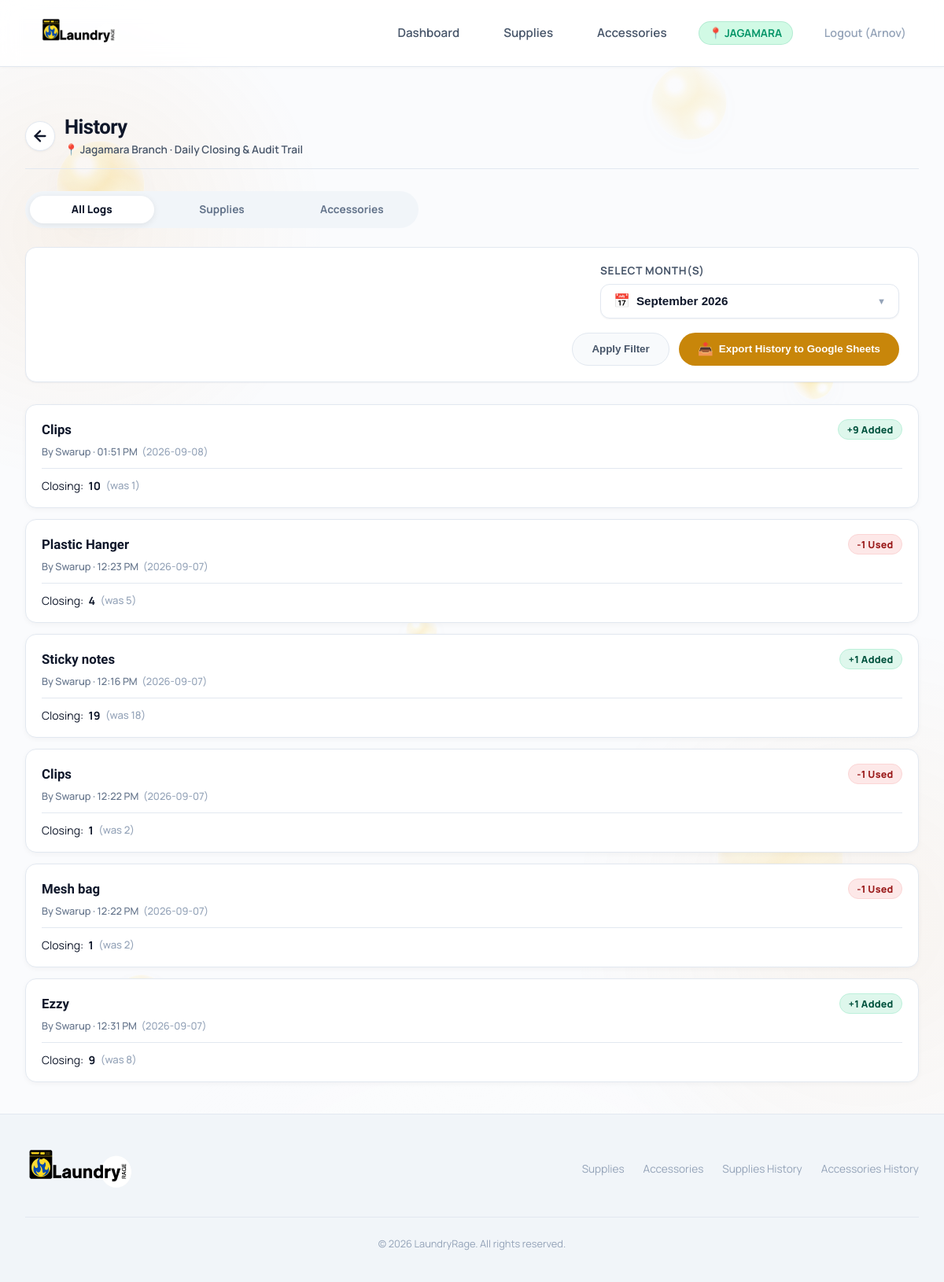
Screenshot of /history/laundry-supplies/?category=all (signed in) with the database file from the repository.
### inventory/models.py (models this page shows, shortened)
class Branch(models.Model):
    branch_code = models.CharField(max_length=50, unique=True)
    branch_name = models.CharField(max_length=255)
    google_sheet_id = models.CharField(max_length=255, null=True, blank=True)
    active = models.BooleanField(default=True)
    created_at = models.DateTimeField(auto_now_add=True)
    updated_at = models.DateTimeField(auto_now=True)
    class Meta:
        verbose_name_plural = "Branches"

class Product(models.Model):
    CATEGORY_CHOICES = [
        ('Laundry Supplies', 'Laundry Supplies'),
        ('Accessories', 'Accessories'),
    ]
    name = models.CharField(max_length=255)
    category = models.CharField(max_length=50, choices=CATEGORY_CHOICES)
    unit = models.CharField(max_length=50, help_text="e.g., L, bottles, pcs")
    cost = models.DecimalField(max_digits=10, decimal_places=2, null=True, blank=True)
    supplier = models.CharField(max_length=255)
    product_size = models.CharField(max_length=50, blank=True, default='', help_text="e.g., 750 ml, 1 L, 500 g")
    image = models.ImageField(upload_to='products/', blank=True, null=True, verbose_name='Product Image')
    is_active = models.BooleanField(default=True, help_text="Soft-deletion state")

class DailyInventory(models.Model):
    branch = models.ForeignKey(Branch, on_delete=models.CASCADE, related_name='daily_inventories', null=True, blank=True)
    product = models.ForeignKey(Product, on_delete=models.CASCADE, related_name='daily_inventories')
    date = models.DateField()
    base_stock = models.DecimalField(max_digits=10, decimal_places=2, default=Decimal('0.00'))
    closing_stock = models.DecimalField(max_digits=10, decimal_places=2, default=Decimal('0.00'))
    created_at = models.DateTimeField(auto_now_add=True)
    updated_at = models.DateTimeField(auto_now=True)
    class Meta:
        unique_together = ('branch', 'product', 'date')
        verbose_name_plural = "Daily Inventories"
    @property
    def remaining_percentage(self):
        if self.base_stock <= 0:
            return None
        return (self.closing_stock / self.base_stock) * 100

class StockHistory(models.Model):
    CHANGE_TYPE_CHOICES = [
        ('ADD', 'ADD'),
        ('USE', 'USE'),
        ('SET_BASE', 'SET_BASE'),
    ]
    branch = models.ForeignKey(Branch, on_delete=models.CASCADE, related_name='stock_history', null=True, blank=True)
    product = models.ForeignKey(Product, on_delete=models.CASCADE, related_name='stock_history')
    user = models.ForeignKey(User, on_delete=models.SET_NULL, null=True, blank=True, related_name='stock_history')
    change_type = models.CharField(max_length=10, choices=CHANGE_TYPE_CHOICES)
    quantity = models.DecimalField(max_digits=10, decimal_places=2)
    previous_quantity = models.DecimalField(max_digits=10, decimal_places=2)
    new_quantity = models.DecimalField(max_digits=10, decimal_places=2)
    notes = models.TextField(null=True, blank=True)
    created_at = models.DateTimeField(default=timezone.now)
    base_stock = models.DecimalField(max_digits=10, decimal_places=2, null=True, blank=True)
    remaining_percentage = models.DecimalField(max_digits=10, decimal_places=2, null=True, blank=True)
    opening_stock = models.DecimalField(max_digits=10, decimal_places=2, default=Decimal('0.00'))
    added_quantity = models.DecimalField(max_digits=10, decimal_places=2, default=Decimal('0.00'))
    removed_quantity = models.DecimalField(max_digits=10, decimal_places=2, default=Decimal('0.00'))
    closing_stock = models.DecimalField(max_digits=10, decimal_places=2, default=Decimal('0.00'))
    transaction_type = models.CharField(max_length=20, default='EDIT')

### inventory/views.py (the view)
# urls.py: path('history/laundry-supplies/', views.supplies_history_view, name='history_laundry_supplies'),
def supplies_history_view(request):
    return _history_view(
        request,
        category='Laundry Supplies',
        export_category='supplies',
        title='History of Laundry Supplies',
        template_name='history/laundry_supplies.html',
        is_supplies=True,
    )

### inventory/context_processors.py (called while the page is built)
def branch_context(request):
    from .models import Branch
    return {
        'all_branches': Branch.objects.filter(active=True)
    }

### templates/history/laundry_supplies.html (shortened to what this page needs)
{% extends 'base.html' %}
{% block content %}
<div class="category-page-header history-page-header">
    <div class="category-header-main">
        <a href="{% url 'inventory:dashboard' %}" class="category-back-btn" aria-label="Back to Dashboard">
            <svg width="22" height="22" viewBox="0 0 24 24" fill="none" stroke="currentColor" stroke-width="2.5" stroke-linecap="round" stroke-linejoin="round">
                <line x1="19" y1="12" x2="5" y2="12"></line>
                <polyline points="12 19 5 12 12 5"></polyline>
            </svg>
        </a>
        <div>
            <h1 class="category-page-title">History</h1>
            <div class="category-branch-sub">
                📍 {{ request.current_branch.branch_name }} Branch · Daily Closing & Audit Trail
            </div>
        </div>
    </div>
</div>
<div class="history-tabs-container">
    <a href="{% url 'inventory:history_laundry_supplies' %}?category=all{% for m in selected_months %}&months={{ m }}{% endfor %}" class="history-tab-btn {% if active_cat_tab == 'all' %}active{% endif %}" id="tab-all-logs">
        All Logs
    </a>
    <a href="{% url 'inventory:history_laundry_supplies' %}?category=supplies{% for m in selected_months %}&months={{ m }}{% endfor %}" class="history-tab-btn {% if active_cat_tab == 'supplies' %}active{% endif %}" id="tab-supplies-logs">
        Supplies
    </a>
    <a href="{% url 'inventory:history_laundry_accessories' %}?category=accessories" class="history-tab-btn " id="tab-accessories-logs">
        Accessories
    </a>
</div>
<div class="history-filter-card" style="background-color: var(--surface-card); border: 1px solid var(--border-color); border-radius: 14px; padding: 1.25rem 1.5rem; margin-bottom: 1.75rem; box-shadow: var(--shadow-sm);">
    <form method="get" action="" class="history-filter-form" style="display: flex; flex-direction: column; gap: 1.15rem;">
        <div class="form-group month-dropdown-container" id="month-dropdown-container" style="margin-bottom: 0;">
            <label style="display: block; font-size: 0.85rem; font-weight: 700; color: var(--text-secondary); margin-bottom: 0.5rem; text-transform: uppercase; letter-spacing: 0.05em;">
                Select Month(s)
            </label>
            <button type="button" class="month-dropdown-trigger" id="month-dropdown-trigger" aria-haspopup="listbox" aria-expanded="false">
                <span style="display: flex; align-items: center; gap: 0.5rem; overflow: hidden; text-overflow: ellipsis; white-space: nowrap;">
                    <span style="font-size: 1.05rem;">📅</span>
                    <span id="month-dropdown-label">Select Month(s)</span>
                </span>
                <span class="month-dropdown-arrow">▼</span>
            </button>
        </div>
        <div style="display: flex; flex-wrap: wrap; gap: 0.75rem; align-items: center;">
            <button type="submit" class="btn-secondary" style="height: 2.6rem; display: inline-flex; align-items: center; justify-content: center; padding: 0 1.5rem; border-radius: var(--radius-pill); font-weight: 700; cursor: pointer; border: 1px solid var(--border-color); background: #F8FAFC;">
                Apply Filter
            </button>
            <button type="submit" name="export" value="google_sheets" id="btn-export-history" class="btn-primary" style="height: 2.6rem; display: inline-flex; align-items: center; justify-content: center; gap: 0.45rem; padding: 0 1.5rem; border-radius: var(--radius-pill); font-weight: 700; cursor: pointer; border: none; background: var(--accent-gold); color: #fff;">
                <span class="export-icon" style="font-size: 1rem; line-height: 1;">📤</span>
                <span class="export-text">Export History to Google Sheets</span>
            </button>
        </div>
    </form>
</div>
<div class="history-cards-container">
    {% if rows %}
        {% for row in rows %}
        <div class="history-item-card" data-product-id="{{ row.product.id }}">
            <div class="history-card-header">
                <a href="{% url 'inventory:product_history_detail' row.product.id %}?date={{ row.date|date:'Y-m-d' }}" class="history-card-product-name">
                    {{ row.product.name }}
                </a>
                <span class="stock-movement-badge {{ row.movement_class }}">
                    {{ row.movement_label }}
                </span>
            </div>
            <div class="history-card-meta">
                {{ row.user_name }} · {{ row.time_str }}
                <span class="history-meta-date">({{ row.date|date:"Y-m-d" }})</span>
            </div>
            <div class="history-card-divider"></div>
            <div class="history-card-closing">
                Closing: <strong>{{ row.closing_stock|floatformat:"0" }}</strong>
                <span class="history-card-was">(was {{ row.was_stock|floatformat:"0" }})</span>
            </div>
        </div>
        {% endfor %}
    {% endif %}
</div>
{% endblock %}

### templates/components/navbar.html (shortened to what this page needs)
{% load static %}
<header class="desktop-header">
    <nav class="navbar">
        <a href="{% url 'inventory:dashboard' %}" class="logo" id="logo-brand">
            <img src="{% static 'images/logo.png' %}" alt="LaundryRage" onerror="this.src='{% static 'images/andriod.jpg' %}';">
        </a>
        <ul class="nav-links" id="nav-links-menu">
            <li>
                <a href="{% url 'inventory:dashboard' %}" id="nav-dashboard" class="nav-link-item {% if request.resolver_match.url_name == 'dashboard' %}active{% endif %}">
                    Dashboard
                </a>
            </li>
            <li>
                <a href="{% url 'inventory:laundry_supplies' %}" id="nav-supplies" class="nav-link-item {% if request.resolver_match.url_name == 'laundry_supplies' %}active{% endif %}">
                    Supplies
                </a>
            </li>
            <li>
                <a href="{% url 'inventory:laundry_accessories' %}" id="nav-accessories" class="nav-link-item {% if request.resolver_match.url_name == 'laundry_accessories' %}active{% endif %}">
                    Accessories
                </a>
            </li>
            {% if request.user.is_authenticated %}
                <li style="display: flex; align-items: center; gap: 0.5rem;">
                    {% if request.user.is_superuser or request.user.is_staff %}
                        <span style="font-size: 0.85rem; font-weight: 700; color: var(--text-secondary); text-transform: uppercase;">Branch:</span>
                        <select onchange="window.location.href='{% url 'inventory:switch_branch' %}?branch_id=' + this.value"
                                class="branch-select-navbar">
                            <option value="all" {% if not request.session.selected_branch_id %}selected{% endif %}>All Branches</option>
                            {% for b in all_branches %}
                                <option value="{{ b.id }}" {% if request.session.selected_branch_id == b.id %}selected{% endif %}>{{ b.branch_name }}</option>
                            {% endfor %}
                        </select>
                    {% else %}
                        <span class="status-badge status-green" style="font-size: 0.85rem; padding: 0.3rem 0.8rem; font-weight: 700;">
                            📍 {{ request.current_branch.branch_name }}
                        </span>
                    {% endif %}
                </li>
                <li>
                    <a href="{% url 'inventory:logout' %}" class="nav-link-item" style="color: var(--text-muted); font-size: 0.9rem; font-weight: 600; text-decoration: none; transition: color 0.3s ease;"
                       onmouseover="this.style.color='var(--accent-red)';" onmouseout="this.style.color='var(--text-muted)';">
                        Logout ({{ request.user.username }})
                    </a>
                </li>
            {% else %}
                <li>
                    <a href="{% url 'inventory:login' %}" class="nav-link-item" style="color: var(--accent-blue); font-size: 0.9rem; font-weight: 600; text-decoration: none;">
                        Login
                    </a>
                </li>
            {% endif %}
        </ul>
    </nav>
</header>

### rows the page displays
Branch: current_branch.branch_name "JAGAMARA", current_branch.branch_name "Jagamara"
Product: product.name "Clips", movement_label "+9 Added", user_name "By Swarup", time_str "01:51 PM", date "2026-09-08", closing_stock "10", was_stock "1", movement_label "-1 Used", time_str "12:22 PM", date "2026-09-07", closing_stock "1", was_stock "2"
Product: product.name "Plastic Hanger", movement_label "-1 Used", user_name "By Swarup", time_str "12:23 PM", date "2026-09-07", closing_stock "4", was_stock "5"
Product: product.name "Sticky notes", movement_label "+1 Added", user_name "By Swarup", time_str "12:16 PM", date "2026-09-07", closing_stock "19", was_stock "18"
Product: product.name "Mesh bag", movement_label "-1 Used", user_name "By Swarup", time_str "12:22 PM", date "2026-09-07", closing_stock "1", was_stock "2"
Product: product.name "Ezzy", movement_label "+1 Added", user_name "By Swarup", time_str "12:31 PM", date "2026-09-07", closing_stock "9", was_stock "8"

### other values shown
{{ request.user.username }} "Arnov"
